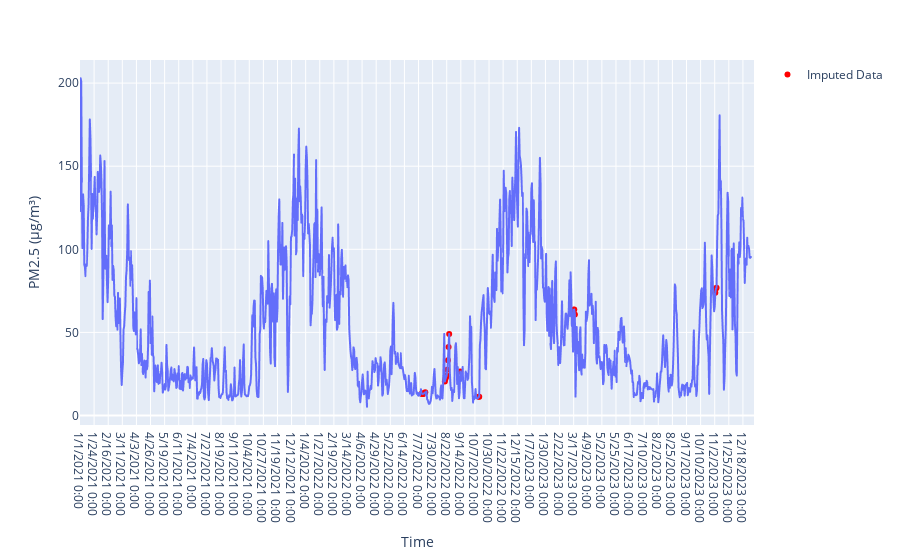

Notebook code cell kept with this figure:
### Code cell
# Make a copy of the original DataFrame
df_copy = df.copy()

# Mark the missing values before imputation
imputed_indices = df_copy[df_copy['PM2.5 (µg/m³)'].isnull()].index

# Apply the rolling mean imputation method
df_copy['PM2.5 (µg/m³)'] = df_copy['PM2.5 (µg/m³)'].fillna(df_copy['PM2.5 (µg/m³)'].rolling(window=8, min_periods=1).mean().shift(1))

fig = px.line(df_copy, x='Timestamp', y="PM2.5 (µg/m³)")

# Add points where data was imputed with red color
fig.add_trace(go.Scatter(x=df_copy.loc[imputed_indices, 'Timestamp'],
                         y=df_copy.loc[imputed_indices, 'PM2.5 (µg/m³)'],
                         mode='markers',
                         marker=dict(color='red'),
                         name='Imputed Data'))

# Set labels
fig.update_xaxes(title_text='Time')
fig.update_yaxes(title_text='PM2.5 (µg/m³)')

# Show the figure
fig.show()

### Figure 1 — Plotly figure (JSON) as saved in the notebook; plotly's stock layout.template omitted (floating-point values rounded to 4 significant figures; data arrays with more than 128 entries replaced by an {"elided": "..."} marker saying what was removed)
{"data": [{"hovertemplate": "Timestamp=%{x}<br>PM2.5 (µg/m³)=%{y}<extra></extra>", "legendgroup": "", "line": {"color": "#636efa", "dash": "solid"}, "marker": {"symbol": "circle"}, "mode": "lines", "name": "", "showlegend": false, "type": "scattergl", "x": {"elided": "1095 str values"}, "xaxis": "x", "y": {"elided": "1095 float values"}, "yaxis": "y"}, {"marker": {"color": "red"}, "mode": "markers", "name": "Imputed Data", "type": "scatter", "x": ["7/12/2022 0:00", "7/13/2022 0:00", "7/14/2022 0:00", "7/15/2022 0:00", "7/16/2022 0:00", "7/17/2022 0:00", "7/18/2022 0:00", "8/19/2022 0:00", "8/20/2022 0:00", "8/21/2022 0:00", "8/22/2022 0:00", "8/23/2022 0:00", "8/24/2022 0:00", "8/25/2022 0:00", "8/26/2022 0:00", "9/13/2022 0:00", "10/13/2022 0:00", "10/14/2022 0:00", "3/17/2023 0:00", "3/18/2023 0:00", "3/19/2023 0:00", "11/3/2023 0:00", "11/4/2023 0:00", "11/5/2023 0:00"], "y": [13.11, 13.11, 12.98, 13.12, 13.42, 13.38, 14.02, 20.49, 22.06, 23.13, 24.14, 27.52, 33.28, 41.27, 49.1, 26.46, 11.26, 11.24, 63.65, 63.75, 60.82, 73.85, 76.47, 76.79]}], "layout": {"legend": {"tracegroupgap": 0}, "margin": {"t": 60}, "xaxis": {"anchor": "y", "domain": [0, 1], "title": {"text": "Time"}}, "yaxis": {"anchor": "x", "domain": [0, 1], "title": {"text": "PM2.5 (µg/m³)"}}}}
